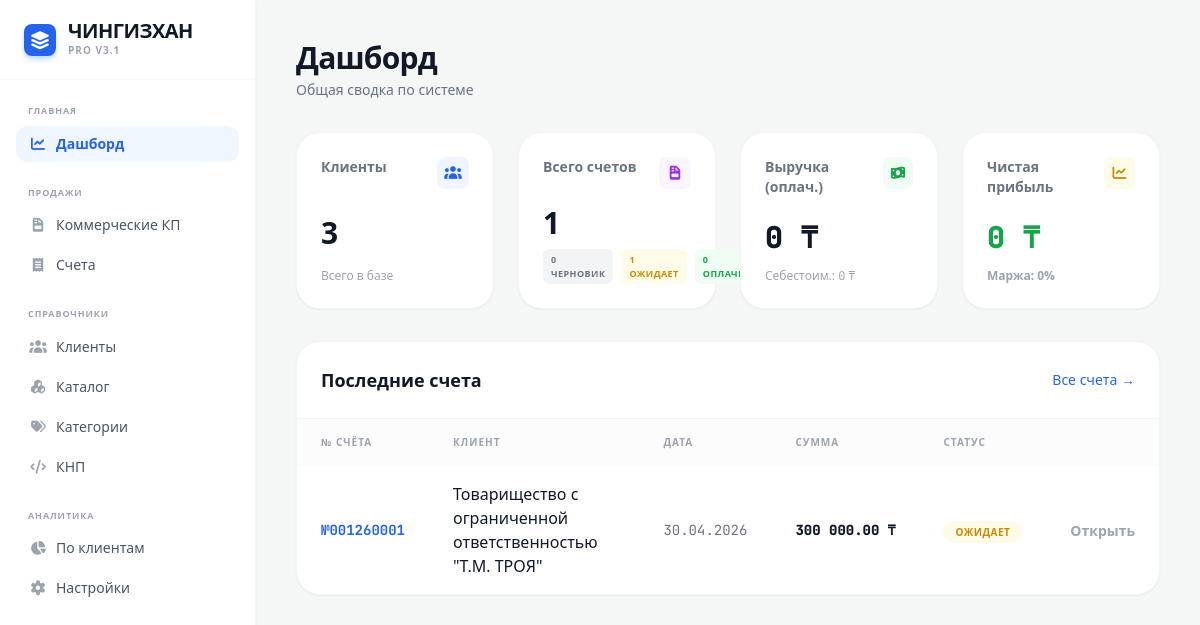
Before: / with the older database file.
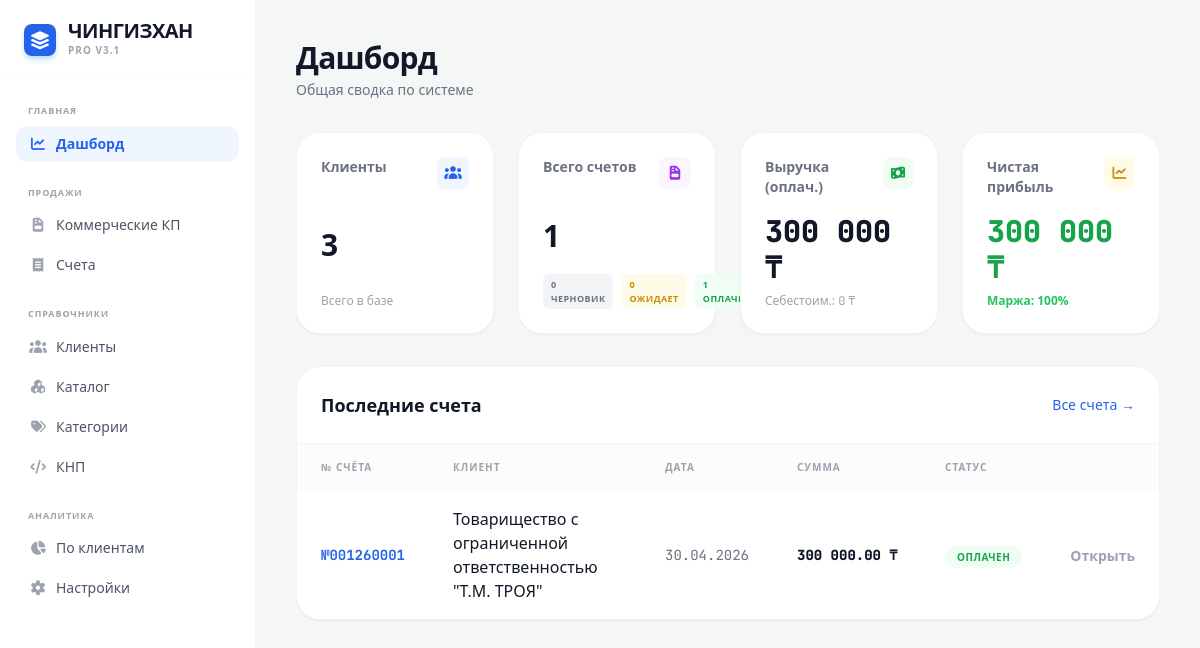
After: the same page with the newer database file.
### tables this page shows
CREATE TABLE invoices (id TEXT PRIMARY KEY, client_id TEXT, date TEXT, subtotal REAL, vat_rate REAL, vat_amount REAL, total REAL, status INTEGER DEFAULT 0, knp TEXT DEFAULT "859", markup REAL DEFAULT 0);

CREATE TABLE clients (id TEXT PRIMARY KEY, name TEXT, bin TEXT, contact TEXT, address TEXT);

### app.py (the view)
@app.route('/')
def dashboard():
    with sqlite3.connect(DB_NAME) as conn:
        c = conn.cursor()
        stats = {'clients': c.execute("SELECT COUNT(*) FROM clients").fetchone()[0], 'invoices': c.execute("SELECT COUNT(*) FROM invoices").fetchone()[0], 'drafts': c.execute("SELECT COUNT(*) FROM invoices WHERE status = 0").fetchone()[0], 'pending': c.execute("SELECT COUNT(*) FROM invoices WHERE status = 1").fetchone()[0], 'paid': c.execute("SELECT COUNT(*) FROM invoices WHERE status = 2").fetchone()[0]}
        paid_invoices = c.execute("SELECT id, total FROM invoices WHERE status = 2").fetchall()
        total_revenue = sum(inv[1] for inv in paid_invoices)
        total_costs = 0
        for inv in paid_invoices:
            costs = c.execute("SELECT SUM(value) FROM internal_costs WHERE invoice_id = ?", (inv[0],)).fetchone()[0]
            if costs: total_costs += costs
        fin_stats = {'revenue': total_revenue, 'costs': total_costs, 'profit': total_revenue - total_costs, 'margin': ((total_revenue - total_costs) / total_revenue * 100) if total_revenue > 0 else 0}
        recent = c.execute("SELECT i.id, c.name, i.date, i.total, i.status FROM invoices i LEFT JOIN clients c ON i.client_id = c.id ORDER BY i.date DESC LIMIT 5").fetchall()
    return render_template('dashboard.html', **stats, fin_stats=fin_stats, recent=recent)

### templates/dashboard.html (shortened to what the changed rows need)
{% extends "base.html" %}
{% block content %}
<div class="p-10 max-w-7xl mx-auto">
    <div class="mb-8">
        <h2 class="text-3xl font-black text-gray-900 tracking-tight">Дашборд</h2>
    </div>
    <div class="grid grid-cols-4 gap-6 mb-8">
        <div class="bg-white p-6 rounded-3xl shadow-sm border border-gray-100 flex flex-col justify-between hover:shadow-md transition">
            <div class="flex gap-2 text-[9px] font-bold uppercase tracking-wider">
                <span class="bg-gray-100 text-gray-500 px-2 py-1 rounded-md">{{ drafts }} черновик</span>
                <span class="bg-yellow-50 text-yellow-600 px-2 py-1 rounded-md">{{ pending }} ожидает</span>
                <span class="bg-green-50 text-green-600 px-2 py-1 rounded-md">{{ paid }} оплачен</span>
            </div>
        </div>
        <div class="bg-white p-6 rounded-3xl shadow-sm border border-gray-100 flex flex-col justify-between hover:shadow-md transition">
            <div class="flex justify-between items-start mb-4">
                <div class="text-sm font-bold text-gray-500">Выручка (оплач.)</div>
                <div class="w-8 h-8 rounded-lg bg-green-50 text-green-600 flex items-center justify-center"><i class="fas fa-money-bill-wave text-sm"></i></div>
            </div>
            <div class="text-3xl font-black text-gray-900 mb-2 font-mono">{{ '{:,.0f}'.format(fin_stats.revenue).replace(',', ' ') }} ₸</div>
            <div class="text-xs text-gray-400 font-medium">Себестоим.: <span class="font-mono">{{ '{:,.0f}'.format(fin_stats.costs).replace(',', ' ') }}</span> ₸</div>
        </div>
        <div class="bg-white p-6 rounded-3xl shadow-sm border border-gray-100 flex flex-col justify-between hover:shadow-md transition">
            <div class="flex justify-between items-start mb-4">
                <div class="text-sm font-bold text-gray-500">Чистая прибыль</div>
                <div class="w-8 h-8 rounded-lg bg-yellow-50 text-yellow-600 flex items-center justify-center"><i class="fas fa-chart-line text-sm"></i></div>
            </div>
            <div class="text-3xl font-black text-green-600 mb-2 font-mono">{{ '{:,.0f}'.format(fin_stats.profit).replace(',', ' ') }} ₸</div>
            <div class="text-xs font-bold {% if fin_stats.margin > 0 %}text-green-500{% else %}text-gray-400{% endif %}">Маржа: {{ fin_stats.margin|round|int }}%</div>
        </div>
    </div>
    <div class="bg-white rounded-3xl shadow-sm border border-gray-100 overflow-hidden">
        <table class="w-full text-left">
            <thead>
                <tr class="bg-gray-50/50">
                    <th class="py-4 px-6 text-[10px] font-black text-gray-400 uppercase tracking-widest">№ Счёта</th>
                    <th class="py-4 px-6 text-[10px] font-black text-gray-400 uppercase tracking-widest">Клиент</th>
                    <th class="py-4 px-6 text-[10px] font-black text-gray-400 uppercase tracking-widest">Дата</th>
                    <th class="py-4 px-6 text-[10px] font-black text-gray-400 uppercase tracking-widest">Сумма</th>
                    <th class="py-4 px-6 text-[10px] font-black text-gray-400 uppercase tracking-widest">Статус</th>
                    <th class="py-4 px-6"></th>
                </tr>
            </thead>
            <tbody class="divide-y divide-gray-50">
                {% for r in recent %}
                <tr class="hover:bg-gray-50 transition group">
                    <td class="py-4 px-6 font-bold text-blue-600 font-mono text-sm"><a href="/edit_invoice/{{ r[0] }}" class="hover:underline">№{{ r[0] }}</a></td>
                    <td class="py-4 px-6 text-gray-900 font-medium">{{ r[1] }}</td>
                    <td class="py-4 px-6 text-gray-500 text-sm font-mono">{{ r[2] }}</td>
                    <td class="py-4 px-6 font-black text-gray-900 whitespace-nowrap font-mono text-sm">{{ '{:,.2f}'.format(r[3]).replace(',', ' ') }} ₸</td>
                    <td class="py-4 px-6">
                        {% if r[4] == 0 %}
                            <span class="bg-gray-100 text-gray-500 px-3 py-1 rounded-full text-[10px] font-bold uppercase tracking-wider">Черновик</span>
                        {% elif r[4] == 1 %}
                            <span class="bg-yellow-50 text-yellow-600 px-3 py-1 rounded-full text-[10px] font-bold uppercase tracking-wider">Ожидает</span>
                        {% else %}
                            <span class="bg-green-50 text-green-600 px-3 py-1 rounded-full text-[10px] font-bold uppercase tracking-wider">Оплачен</span>
                        {% endif %}
                    </td>
                    <td class="py-4 px-6 text-right">
                        <a href="/edit_invoice/{{ r[0] }}" class="text-sm font-bold text-gray-400 hover:text-blue-600 transition">Открыть</a>
                    </td>
                </tr>
                {% endfor %}
            </tbody>
        </table>
    </div>
</div>
{% endblock %}

Changed rows visible on the page:
changed invoices "Товарищество с ограниченной ответственностью \"Т.М. ТРОЯ\"": status "ОЖИДАЕТ" → "ОПЛАЧЕН"
Other visible differences:
{{ pending }}: "1" → "0"
{{ paid }}: "0" → "1"
{{ '{:,.0f}'.format(fin_stats.revenue).replace(',', ' ') }}: "0" → "300 000"
{{ '{:,.0f}'.format(fin_stats.profit).replace(',', ' ') }}: "0" → "300 000"
{{ fin_stats.margin|round|int }}: "0" → "100"
